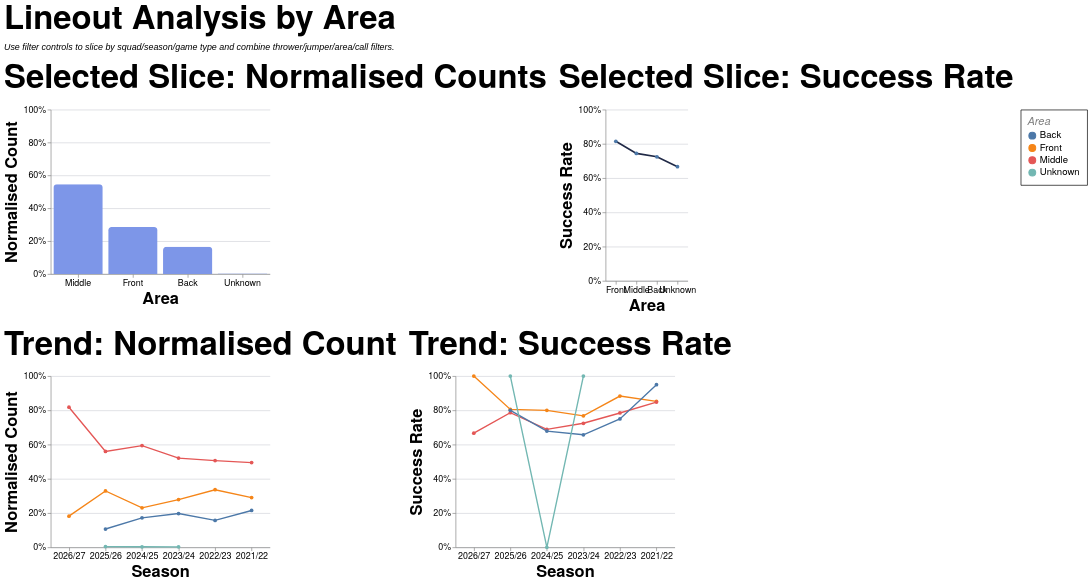

This figure's Vega-Lite source:
### Vega-Lite specification from a JSON file in a GitHub repository (floating-point values rounded to 4 significant figures; data arrays with more than 128 entries replaced by an {"elided": "..."} marker saying what was removed)
{"config": {"axis": {"labelFont": "PT Sans Narrow, Helvetica Neue, Helvetica, Arial, sans-serif", "titleFont": "PT Sans Narrow, Helvetica Neue, Helvetica, Arial, sans-serif", "labelFontSize": 13, "titleFontSize": 24, "gridColor": "#202947", "gridOpacity": 0.2, "zindex": 1}, "text": {"font": "Lato, sans-serif"}, "bar": {"cornerRadiusEnd": 5}, "header": {"labelFont": "PT Sans Narrow, Helvetica Neue, Helvetica, Arial, sans-serif", "titleFont": "PT Sans Narrow, Helvetica Neue, Helvetica, Arial, sans-serif", "labelFontSize": 24, "titleFontSize": 28, "labelFontWeight": "bold", "orient": "left"}, "legend": {"labelFont": "PT Sans Narrow, Helvetica Neue, Helvetica, Arial, sans-serif", "titleFont": "PT Sans Narrow, Helvetica Neue, Helvetica, Arial, sans-serif", "labelFontSize": 14, "titleFontSize": 16, "titlePadding": 5, "fillColor": "white", "strokeColor": "black", "padding": 10, "titleFontWeight": "lighter", "titleFontStyle": "italic", "titleColor": "gray", "offset": 10}, "title": {"font": "PT Sans Narrow, Helvetica Neue, Helvetica, Arial, sans-serif", "fontSize": 48, "fontWeight": "bold", "anchor": "start", "align": "center", "titlePadding": 20, "subtitlePadding": 10, "subtitleFontSize": 13, "subtitleColor": "", "subtitleFontStyle": "italic", "offset": 15, "color": "black"}, "axisX": {"labelAngle": 0}, "facet": {"title": null, "header": null, "align": {"row": "each", "column": "each"}, "spacing": 10}, "resolve": {"scale": {"y": "independent", "facet": "independent"}}, "background": "transparent", "scale": {"offsetBandPaddingOuter": 0.2, "offsetBandPaddingInner": 0.1}, "view": {"stroke": null, "background": "transparent"}}, "vconcat": [{"hconcat": [{"mark": {"type": "bar", "color": "#7d96e8"}, "encoding": {"tooltip": [{"field": "area", "title": "Area", "type": "nominal"}, {"field": "attempts", "format": ",.0f", "title": "Lineouts", "type": "quantitative"}, {"field": "share", "format": ".1%", "title": "Normalised Count", "type": "quantitative"}], "x": {"field": "area", "sort": "-y", "title": "Area", "type": "nominal"}, "y": {"axis": {"format": "%"}, "field": "share", "scale": {"domain": [0, 1]}, "title": "Normalised Count", "type": "quantitative"}}, "height": 240, "title": "Selected Slice: Normalised Counts", "transform": [{"filter": "(loSquad == 'All' || datum.squad == loSquad) && (loGameType == 'All' || (loGameType == 'League + Cup' && (datum.game_type == 'League' || datum.game_type == 'Cup')) || (loGameType == 'League only' && datum.game_type == 'League') || datum.game_type == loGameType) && (loOpposition == 'All' || datum.opposition == loOpposition) && (loThrower == 'All' || datum.thrower == loThrower) && (loJumper == 'All' || datum.jumper == loJumper) && (loArea == 'All' || datum.area == loArea) && (loNumbers == 'All' || datum.numbers == loNumbers) && (loCall == 'All' || datum.call == loCall) && (loCallType == 'All' || datum.call_type == loCallType)"}, {"filter": "(loSeason == 'All' || datum.season == loSeason)"}, {"aggregate": [{"op": "count", "as": "attempts"}, {"op": "sum", "field": "won", "as": "won"}], "groupby": ["area"]}, {"joinaggregate": [{"op": "sum", "field": "attempts", "as": "total_attempts"}]}, {"calculate": "datum.attempts / datum.total_attempts", "as": "share"}, {"calculate": "datum.won / datum.attempts", "as": "success_rate"}], "width": 320}, {"mark": {"type": "line", "color": "#202946", "point": true, "strokeWidth": 2.5}, "encoding": {"tooltip": [{"field": "area", "title": "Area", "type": "nominal"}, {"field": "won", "format": ",.0f", "title": "Won", "type": "quantitative"}, {"field": "attempts", "format": ",.0f", "title": "Lineouts", "type": "quantitative"}, {"field": "success_rate", "format": ".1%", "title": "Success Rate", "type": "quantitative"}], "x": {"field": "area", "sort": "-y", "title": "Area", "type": "nominal"}, "y": {"axis": {"format": "%"}, "field": "success_rate", "scale": {"domain": [0, 1]}, "title": "Success Rate", "type": "quantitative"}}, "height": 250, "title": "Selected Slice: Success Rate", "transform": [{"filter": "(loSquad == 'All' || datum.squad == loSquad) && (loGameType == 'All' || (loGameType == 'League + Cup' && (datum.game_type == 'League' || datum.game_type == 'Cup')) || (loGameType == 'League only' && datum.game_type == 'League') || datum.game_type == loGameType) && (loOpposition == 'All' || datum.opposition == loOpposition) && (loThrower == 'All' || datum.thrower == loThrower) && (loJumper == 'All' || datum.jumper == loJumper) && (loArea == 'All' || datum.area == loArea) && (loNumbers == 'All' || datum.numbers == loNumbers) && (loCall == 'All' || datum.call == loCall) && (loCallType == 'All' || datum.call_type == loCallType)"}, {"filter": "(loSeason == 'All' || datum.season == loSeason)"}, {"aggregate": [{"op": "count", "as": "attempts"}, {"op": "sum", "field": "won", "as": "won"}], "groupby": ["area"]}, {"joinaggregate": [{"op": "sum", "field": "attempts", "as": "total_attempts"}]}, {"calculate": "datum.attempts / datum.total_attempts", "as": "share"}, {"calculate": "datum.won / datum.attempts", "as": "success_rate"}], "width": {"step": 30}}], "spacing": 16}, {"hconcat": [{"mark": {"type": "line", "point": true, "strokeWidth": 2}, "encoding": {"color": {"field": "area", "title": "Area", "type": "nominal"}, "tooltip": [{"field": "season", "title": "Season", "type": "nominal"}, {"field": "area", "title": "Area", "type": "nominal"}, {"field": "attempts", "format": ",.0f", "title": "Lineouts", "type": "quantitative"}, {"field": "norm_count", "format": ".1%", "title": "Normalised Count", "type": "quantitative"}], "x": {"field": "season", "sort": "-x", "title": "Season", "type": "nominal"}, "y": {"axis": {"format": "%"}, "field": "norm_count", "scale": {"domain": [0, 1]}, "title": "Normalised Count", "type": "quantitative"}}, "height": 250, "title": "Trend: Normalised Count", "transform": [{"filter": "(loSquad == 'All' || datum.squad == loSquad) && (loGameType == 'All' || (loGameType == 'League + Cup' && (datum.game_type == 'League' || datum.game_type == 'Cup')) || (loGameType == 'League only' && datum.game_type == 'League') || datum.game_type == loGameType) && (loOpposition == 'All' || datum.opposition == loOpposition) && (loThrower == 'All' || datum.thrower == loThrower) && (loJumper == 'All' || datum.jumper == loJumper) && (loArea == 'All' || datum.area == loArea) && (loNumbers == 'All' || datum.numbers == loNumbers) && (loCall == 'All' || datum.call == loCall) && (loCallType == 'All' || datum.call_type == loCallType)"}, {"aggregate": [{"op": "count", "as": "attempts"}, {"op": "sum", "field": "won", "as": "won"}], "groupby": ["season", "area"]}, {"joinaggregate": [{"op": "sum", "field": "attempts", "as": "season_attempts"}], "groupby": ["season"]}, {"calculate": "datum.attempts / datum.season_attempts", "as": "norm_count"}, {"calculate": "datum.won / datum.attempts", "as": "success_rate"}], "width": 320}, {"mark": {"type": "line", "point": true, "strokeWidth": 2}, "encoding": {"color": {"field": "area", "title": "Area", "type": "nominal"}, "tooltip": [{"field": "season", "title": "Season", "type": "nominal"}, {"field": "area", "title": "Area", "type": "nominal"}, {"field": "won", "format": ",.0f", "title": "Won", "type": "quantitative"}, {"field": "attempts", "format": ",.0f", "title": "Lineouts", "type": "quantitative"}, {"field": "success_rate", "format": ".1%", "title": "Success Rate", "type": "quantitative"}], "x": {"field": "season", "sort": "-x", "title": "Season", "type": "nominal"}, "y": {"axis": {"format": "%"}, "field": "success_rate", "scale": {"domain": [0, 1]}, "title": "Success Rate", "type": "quantitative"}}, "height": 250, "title": "Trend: Success Rate", "transform": [{"filter": "(loSquad == 'All' || datum.squad == loSquad) && (loGameType == 'All' || (loGameType == 'League + Cup' && (datum.game_type == 'League' || datum.game_type == 'Cup')) || (loGameType == 'League only' && datum.game_type == 'League') || datum.game_type == loGameType) && (loOpposition == 'All' || datum.opposition == loOpposition) && (loThrower == 'All' || datum.thrower == loThrower) && (loJumper == 'All' || datum.jumper == loJumper) && (loArea == 'All' || datum.area == loArea) && (loNumbers == 'All' || datum.numbers == loNumbers) && (loCall == 'All' || datum.call == loCall) && (loCallType == 'All' || datum.call_type == loCallType)"}, {"aggregate": [{"op": "count", "as": "attempts"}, {"op": "sum", "field": "won", "as": "won"}], "groupby": ["season", "area"]}, {"joinaggregate": [{"op": "sum", "field": "attempts", "as": "season_attempts"}], "groupby": ["season"]}, {"calculate": "datum.attempts / datum.season_attempts", "as": "norm_count"}, {"calculate": "datum.won / datum.attempts", "as": "success_rate"}], "width": 320}], "spacing": 16}], "data": {"name": "data-7e94a44382527f749b9a901a7b5a6fa0"}, "params": [{"name": "loSquad", "value": "All"}, {"name": "loSeason", "value": "All"}, {"name": "loGameType", "value": "All"}, {"name": "loOpposition", "value": "All"}, {"name": "loThrower", "value": "All"}, {"name": "loJumper", "value": "All"}, {"name": "loArea", "value": "All"}, {"name": "loNumbers", "value": "All"}, {"name": "loCall", "value": "All"}, {"name": "loCallType", "value": "All"}], "spacing": 22, "title": {"text": "Lineout Analysis by Area", "subtitle": "Use filter controls to slice by squad/season/game type and combine thrower/jumper/area/call filters."}, "$schema": "https://vega.github.io/schema/vega-lite/v5.20.1.json", "datasets": {"data-7e94a44382527f749b9a901a7b5a6fa0": {"elided": "1247 records"}}}
